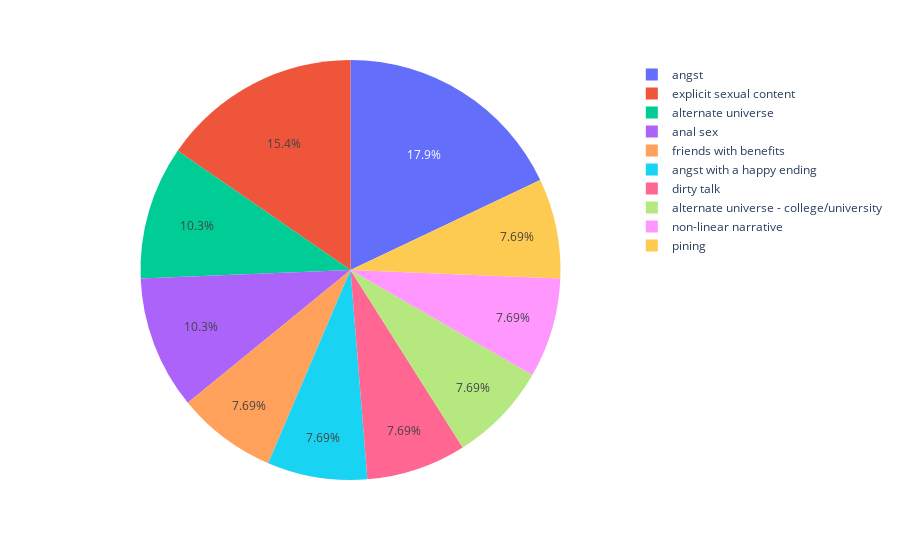

Notebook source saved alongside this figure:
### Code cell
from collections import Counter
import plotly as plt

var = 'freeform'
duplicate_dict = Counter(flatten_list(list(df[var])))
cnt_df = pd.DataFrame(duplicate_dict.items(), columns=[var, 'count'])
cnt_df = cnt_df.sort_values(['count'], ascending=False).head(10)
fig = px.pie(cnt_df, var, 'count')
fig.show()

### Figure 1 — Plotly figure (JSON) as saved in the notebook; plotly's stock layout.template omitted (floating-point values rounded to 4 significant figures)
{"data": [{"domain": {"x": [0, 1], "y": [0, 1]}, "hovertemplate": "freeform=%{label}<br>count=%{value}<extra></extra>", "labels": ["angst", "explicit sexual content", "alternate universe", "anal sex", "friends with benefits", "angst with a happy ending", "dirty talk", "alternate universe - college/university", "non-linear narrative", "pining"], "legendgroup": "", "name": "", "showlegend": true, "type": "pie", "values": [7, 6, 4, 4, 3, 3, 3, 3, 3, 3]}], "layout": {"legend": {"tracegroupgap": 0}, "margin": {"t": 60}}}
